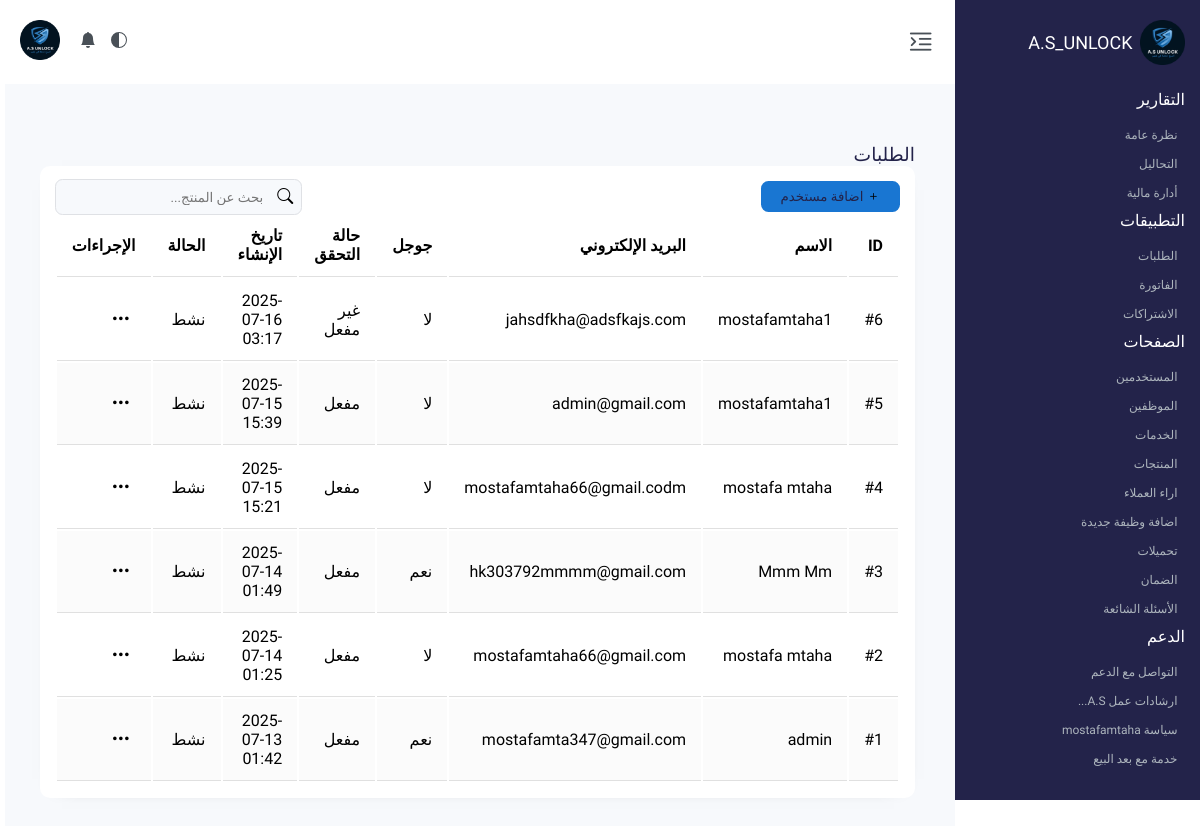
Page /admin/users.php (signed in) on the committed database.
### tables this page shows
CREATE TABLE `users` (
  `id` int(11) NOT NULL,
  `name` varchar(100) DEFAULT NULL,
  `email` varchar(100) NOT NULL,
  `password` varchar(255) DEFAULT NULL,
  `google_id` varchar(255) DEFAULT NULL,
  `avatar` varchar(255) DEFAULT NULL,
  `created_at` timestamp NOT NULL DEFAULT current_timestamp(),
  `phone` varchar(20) DEFAULT NULL,
  `verified` tinyint(1) DEFAULT 0,
  `banned` tinyint(1) NOT NULL DEFAULT 0
);

### admin/users.php (the view, shortened to what this page needs)
<?php
require_once '../includes/config.php';
?>
<!DOCTYPE html>
<html dir="rtl" lang="ar">
<head>
    <link rel="stylesheet" href="https://cdn.jsdelivr.net/npm/bootstrap-icons@1.13.1/font/bootstrap-icons.min.css">
    <link rel="stylesheet" href="../assets/css/dashboard.css">
    <link rel="stylesheet" href="../assets/css/users.css">
    <link rel="stylesheet" href="../assets/css/dark-mode.css">
</head>
<body>
    <header class="header" id="mainHeader">
        <div class="logo"><img src="../assets/image/favicon.ico" alt="Not Found Logo" loading="lazy">
            <h1>A.S_UNLOCK</h1>
        </div>
        <nav class="navber">
            <div class="un-order-list-sect">
                <span class="un-title">التقارير</span>
                <ul class="sect">
                    <li><a href="#">نظرة عامة</a></li>
                    <li><a href="#">التحاليل</a></li>
                    <li><a href="#">أدارة مالية</a></li>
                </ul>
            </div>
            <div class="un-order-list-app">
                <span class="un-title">التطبيقات</span>
                <ul class="app">
                    <li><a href="./products.php">الطلبات</a></li>
                    <li><a href="#">الفاتورة</a></li>
                    <li><a href="#">الاشتراكات</a></li>
                </ul>
            </div>
            <div class="un-order-list-page">
                <span class="un-title">الصفحات</span>
                <ul class="page">
                    <li><a href="./users.php">المستخدمين</a></li>
                    <li><a href="#">الموظفين</a></li>
                    <li><a href="#">الخدمات</a></li>
                    <li><a href="#">المنتجات</a></li>
                    <li><a href="#">اراء العملاء</a></li>
                    <li><a href="#">اضافة وظيفة جديدة</a></li>
                    <li><a href="download.php">تحميلات</a></li>
                    <li><a href="#">الضمان</a></li>
                    <li><a href="#">الأسئلة الشائعة</a></li>
                </ul>
            </div>
            <div class="un-order-list-spp">
                <span class="un-title">الدعم</span>
                <ul class="spp">
                    <li><a href="#">التواصل مع الدعم</a></li>
                    <li><a href="#">ارشادات عمل A.S...</a></li>
                    <li><a href="#">سياسة mostafamtaha</a></li>
                    <li><a href="#">خدمة مع بعد البيع</a></li>
                </ul>
            </div>
        </nav>
    </header>
    <main class="main-content">
        <div class="header-top">
            <div class="ht-sei">
                <div class="flex-pro-net">
                    <div class="logo-profile"><img src="../assets/image/favicon.ico" alt="Not Image Profile" loading="lazy" id="profileImage"></div>
                    <ul class="qu">
                        <li class="dark-mode-toggle"><a href="#"><svg xmlns="http://www.w3.org/2000/svg" width="16" height="16" fill="currentColor" class="bi bi-circle-half" viewBox="0 0 16 16"><path d="M8 15A7 7 0 1 0 8 1zm0 1A8 8 0 1 1 8 0a8 8 0 0 1 0 16" /></svg></a></li>
                        <li><a href="#"><svg xmlns="http://www.w3.org/2000/svg" width="16" height="16" fill="currentColor" class="bi bi-bell-fill" viewBox="0 0 16 16"><path d="M8 16a2 2 0 0 0 2-2H6a2 2 0 0 0 2 2m.995-14.901a1 1 0 1 0-1.99 0A5 5 0 0 0 3 6c0 1.098-.5 6-2 7h14c-1.5-1-2-5.902-2-7 0-2.42-1.72-4.44-4.005-4.901" /></svg></a></li>
                    </ul>
                </div>
                <div class="flex-se">
                    <ul>
                        <li>
                            <button class="toggle-menu" aria-label="Toggle Menu">
                                <i class="bi bi-text-indent-left"></i>
                            </button>
                        </li>
                    </ul>
                </div>
            </div>
        </div>
        <section class="product">
            <div class="contanier">
                <h3>الطلبات</h3>
                <div class="detail-order">
                    <div class="function-top-flex">
                        <div class="flex-top">
                            <div class="function-flex-right">
                                <button class="btn-plus" id="openProductModal" class="custom-btn"><i class="bi bi-plus"></i> اضافة مستخدم</button>
                            </div>
                            <div class="function-flex-left">
                                <label for="search-table-product">
                                    <i class="bi bi-search"></i>
                                    <input type="search" name="search-table-product" id="search-table-product" placeholder="بحث عن المنتج...">
                                </label>
                            </div>
                        </div>
                        <div class="prod-table">
                            <table>
                                <thead>
                                    <tr>
                                        <th>ID</th>
                                        <th>الاسم</th>
                                        <th>البريد الإلكتروني</th>
                                        <th>جوجل</th>
                                        <th>حالة التحقق</th>
                                        <th>تاريخ الإنشاء</th>
                                        <th>الحالة</th>
                                        <th>الإجراءات</th>
                                    </tr>
                                </thead>
                                <tbody>
                                    <?php
                                    try {
                                        $stmt = $pdo->query("SELECT * FROM users ORDER BY created_at DESC");
                                        $users = $stmt->fetchAll(PDO::FETCH_ASSOC);
                                        foreach ($users as $user) {
                                            echo "<tr>";
                                            echo "<td>#".htmlspecialchars($user['id'])."</td>";
                                            echo "<td>".htmlspecialchars($user['name'] ?? 'غير معروف')."</td>";
                                            echo "<td>".htmlspecialchars($user['email'])."</td>";
                                            echo "<td>".(!empty($user['google_id']) ? 'نعم' : 'لا')."</td>";
                                            echo "<td>".($user['verified'] ? 'مفعل' : 'غير مفعل')."</td>";
                                            echo "<td>".date('Y-m-d H:i', strtotime($user['created_at']))."</td>";
                                            echo "<td>".($user['banned'] ? 'محظور' : 'نشط')."</td>";
                                            echo '<td>
                                                <div class="dropdown">
                                                    <button class="dropdown-btn" onclick="toggleDropdown(this)"><i class="bi bi-three-dots"></i></button>
                                                    <div class="dropdown-content">
                                                        <button onclick="editUser('.$user['id'].')">تعديل</button>
                                                        <button onclick="toggleBanUser('.$user['id'].', '.$user['banned'].')">'.($user['banned'] ? 'فك الحظر' : 'حظر').'</button>
                                                        <button onclick="toggleUserStatus('.$user['id'].', '.$user['verified'].')">'.($user['verified'] ? 'تعطيل' : 'تفعيل').'</button>
                                                    </div>
                                                </div>
                                            </td>';
                                            echo "</tr>";
                                        }
                                    } catch (PDOException $e) {
                                        echo "<tr><td colspan='7' style='text-align:center;color:red;'>خطأ في جلب البيانات: ".htmlspecialchars($e->getMessage())."</td></tr>";
                                    }
                                    ?>
                                </tbody>
                            </table>
                        </div>
                    </div>
                </div>
            </div>
        </section>
    </main>
</body>
</html>

### assets/css/users.css (style rules this page uses)
.dropdown { position: relative; display: inline-block; z-index: 10000; }
.dropdown-btn { background: none; border: none; cursor: pointer; padding: 5px; font-size: 1.2rem; }

### rows in the picture
users: id "6", name "mostafamtaha1", email "jahsdfkha@adsfkajs.com", shows "لا", verified "غير مفعل", created_at "2025-07-16 03:17", banned "نشط"
users: id "5", name "mostafamtaha1", email "admin@gmail.com", shows "لا", verified "مفعل", created_at "2025-07-15 15:39", banned "نشط"
users: id "4", name "mostafa mtaha", email "mostafamtaha66@gmail.codm", shows "لا", verified "مفعل", created_at "2025-07-15 15:21", banned "نشط"
users: id "3", name "Mmm Mm", email "hk303792mmmm@gmail.com", shows "نعم", verified "مفعل", created_at "2025-07-14 01:49", banned "نشط"
users: id "2", name "mostafa mtaha", email "mostafamtaha66@gmail.com", shows "لا", verified "مفعل", created_at "2025-07-14 01:25", banned "نشط"
users: id "1", name "admin", email "mostafamta347@gmail.com", shows "نعم", verified "مفعل", created_at "2025-07-13 01:42", banned "نشط"
